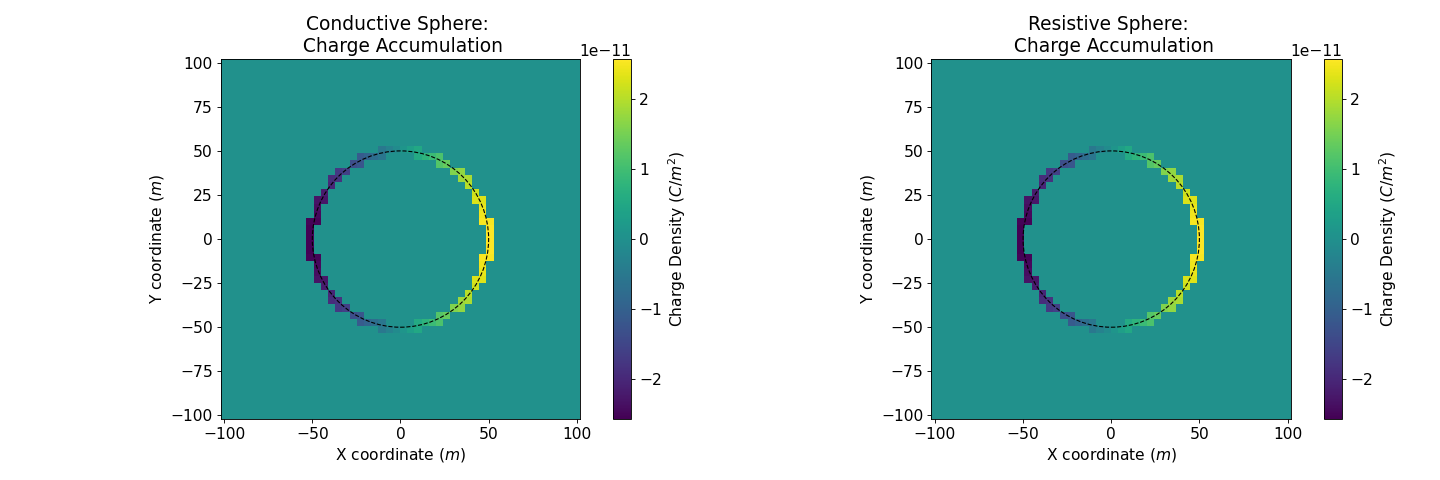

Here is the Python script that generated this plot:
from matplotlib import patches
from geoana.em.static import ElectrostaticSphere

sig0 = 10.**-3.          # conductivity of the whole-space in S/m
sig1 = 10.**-1.         # conductivity of the sphere in S/m
sig2 = 10.**-5.         # conductivity of the sphere in S/m
R    = 50.          # radius of the sphere in m
E0   = 1.           # inducing field strength in V/m

sphere1 = ElectrostaticSphere(R, sig1, sig0, E0) # create the sphere object
sphere2 = ElectrostaticSphere(R, sig2, sig0, E0) # create the sphere object

n = 50             #level of discretization
xr = np.linspace(-2.*R, 2.*R, n) # X-axis discretization
yr = xr.copy()      # Y-axis discretization
X, Y = np.meshgrid(xr, yr)
Z = np.zeros_like(X)

q1 = sphere1.charge_density((X, Y, Z), dr=xr[1]-xr[0])
q2 = sphere1.charge_density((X, Y, Z), dr=xr[1]-xr[0])

fig, axs = plt.subplots(1,2,figsize=(18,6))
qs = [q1, q2]
titles = ['Conductive Sphere: \n Charge Accumulation', 'Resistive Sphere: \n Charge Accumulation']

for ax, q, title in zip(axs, qs, titles):
    im = ax.pcolor(X, Y, q, shading='auto')
    cb1 = plt.colorbar(im, ax=ax)
    cb1.set_label(label= 'Charge Density ($C/m^2$)')
    ax.add_patch(patches.Circle([0,0], R, fill=False, linestyle='--'))

    ax.set_ylabel('Y coordinate ($m$)')
    ax.set_xlabel('X coordinate ($m$)')
    ax.set_title(title)
    ax.set_aspect('equal')

plt.tight_layout()
plt.show()
